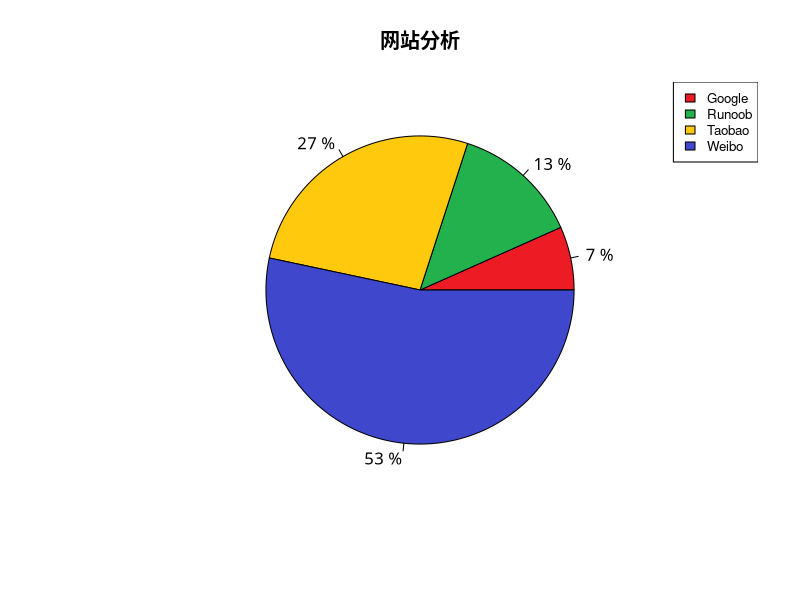

Here is the R script that generated this plot:
# 数据准备
info = c(1, 2, 4, 8)

# 命名
names = c("Google", "Runoob", "Taobao", "Weibo")

# 涂色（可选）
cols = c("#ED1C24","#22B14C","#FFC90E","#3f48CC")
# 计算百分比
piepercent = paste(round(100*info/sum(info)), "%")
# 绘图
pie(info, labels=piepercent, main = "网站分析", col=cols, family='GB1')
# 添加颜色样本标注
legend("topright", names, cex=0.8, fill=cols)
